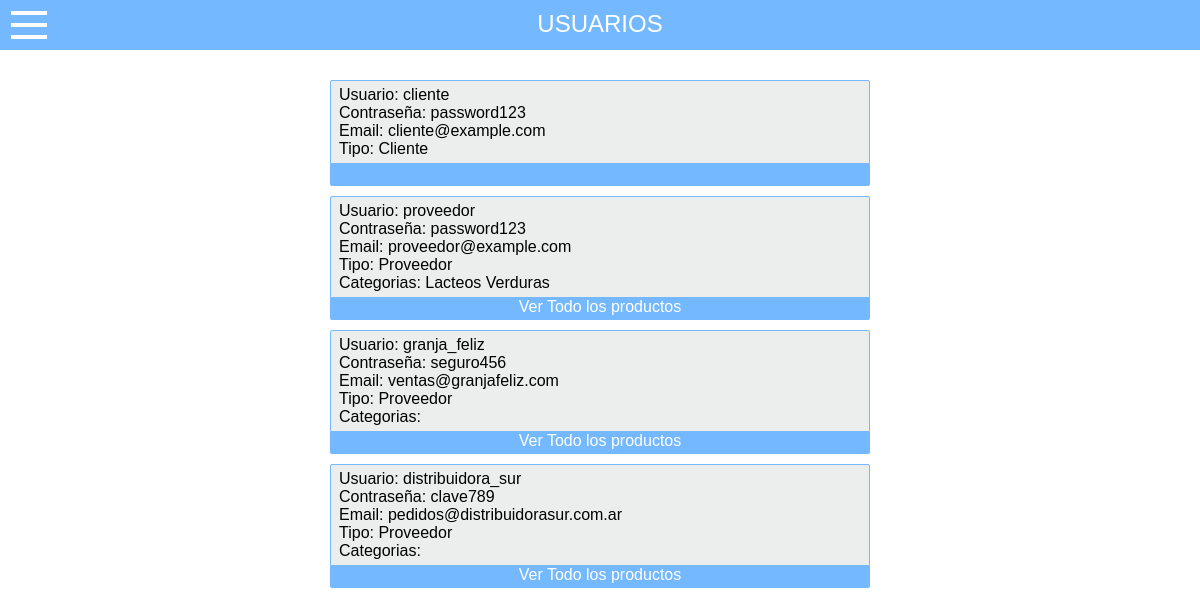
Page /admin/home.php?pagina=listarusuarios (signed in) on the committed database.
### tables this page shows
CREATE TABLE IF NOT EXISTS users (
        user_id INT PRIMARY KEY AUTO_INCREMENT,
        user_loginname VARCHAR(255) NOT NULL UNIQUE,
        user_location VARCHAR(255) DEFAULT 'Rosario, Argentina',
        user_telephone1 VARCHAR(20),
        user_telephone2 VARCHAR(20),
        user_cellphone1 VARCHAR(20),
        user_cellphone2 VARCHAR(20),
        user_contactemail VARCHAR(255) NOT NULL UNIQUE,
        user_website VARCHAR(255),
        user_name VARCHAR(255) NOT NULL,
        user_description TEXT,
        user_photo VARCHAR(255),
        user_type BOOLEAN NOT NULL,   
        user_count INT DEFAULT 0,
        user_password VARCHAR(255) NOT NULL
    );

CREATE TABLE IF NOT EXISTS users_category (
        category_id INT NOT NULL,
        user_id INT NOT NULL,
        FOREIGN KEY (category_id) REFERENCES category(category_id),
        FOREIGN KEY (user_id) REFERENCES users(user_id),
        PRIMARY KEY (category_id, user_id)
    );

CREATE TABLE IF NOT EXISTS category (
        category_id INT PRIMARY KEY AUTO_INCREMENT,
        category_name VARCHAR(255) NOT NULL
    );

### src/includes/content/admin/users.php (the view, shortened to what this page needs)
<div class="articles">
	<div id="list" class="list">
	<?php
		$dbconnection = mysqli_connect($db_server, $db_user, $db_password, $db_name);
		$sentence = "SELECT * FROM users";
		$result = mysqli_query($dbconnection, $sentence);
		$rows = mysqli_num_rows($result);
		if($rows > 0)
		{
			while($row = mysqli_fetch_assoc($result))
			{
				$user_loginname = $row['user_loginname'];
				$user_password = $row['user_password'];
				$user_email = $row['user_contactemail'];
				$type = $row['user_type'];
				echo "<div class='article'>\n";
				echo "Usuario: $user_loginname<br>";
				echo "Contraseña: $user_password<br>";
				echo "Email: $user_email<br>";
				if($type == 1)
				{
					$user_type = 'Cliente';
					echo "Tipo: $user_type<br>";
				}
				else
				{
					$user_type = 'Proveedor';
					echo "Tipo: $user_type<br>";
					echo "Categorias: ";
					$id = $row['user_id'];
					$sentence = "SELECT * FROM users_category join category on category.category_id = users_category.category_id where users_category.user_id = '$id'";
					$result2 = mysqli_query($dbconnection, $sentence);
					$rows = mysqli_num_rows($result2);
					if($rows > 0)
					{
						while($row = mysqli_fetch_assoc($result2))
						{
							$categories = $row['category_name'];
							echo $categories." ";
						}
					}
					echo "<br>";
				}
				echo "</div>\n";
				if($type == 1)
				{
					echo "<span class='edit'></span></a>";
				}else{
					echo "<a href=\"home.php?pagina=providers&usuario=$id\"> <span class='edit'> Ver Todo los productos </span></a>";
				}
			}
		}
		else
		{
			echo "<div class='error'>Aún no hay usuarios cargados</div>";
		}
	?>
	</div>
</div>

### src/styles/main.css (style rules this page uses)
* { margin: 0; padding: 0; box-sizing: inherit; }
html { height: 100%; box-sizing: border-box; }
body { position: relative; padding-bottom: 100px; min-height: 100%; }
a { text-decoration: none; color: inherit; }
.home { background-color: white; }
.articles { width: 100%; margin-top: 30px; text-align: center; }
.articles .list { width: 90%; margin: 20px auto 0 auto; }
.articles .article { width: 100%; background-color: rgba(74, 76, 78, 0.1); padding: 5px 0 5px 8px; text-align: left; font-family: Verdana, Geneva, sans-serif; font-size: 0.8em; border: 1px solid #74b9ff; border-radius: 2px 2px 0 0; }
.articles .edit { display: block; width: 100%; height: 22px; margin-bottom: 10px; background-color: #74b9ff; border-radius: 0 0 2px 2px; color: white; cursor: pointer; }
@media only screen and (min-width: 768px) { body { position: relative; margin: 0; padding-bottom: 100px; min-height: 100%; text-align: center; } }
@media only screen and (min-width: 768px) { .articles { width: 50%; text-align: center; margin: 0 auto; margin-top: 30px; } }
@media only screen and (min-width: 768px) { .articles .article { width: 100%; background-color: rgba(74, 76, 78, 0.1); padding: 5px 0 5px 8px; text-align: left; font-family: Verdana, Geneva, sans-serif; font-size: 1em; border: 1px solid #74b9ff; border-radius: 2px 2px 0 0; } }
@media only screen and (min-width: 768px) { .articles .edit { display: block; width: 100%; height: 22px; margin-bottom: 10px; background-color: #74b9ff; font-family: Verdana, Geneva, sans-serif; font-size: 1em; border-radius: 0 0 2px 2px; color: white; cursor: pointer; } }

### rows in the picture
users: user_loginname "cliente", user_password "password123", user_contactemail "cliente@example.com", user_type "Cliente"
users: user_loginname "proveedor", user_password "password123", user_contactemail "proveedor@example.com", user_type "Proveedor"
users_category: category.category_name "Lacteos"
users_category: category.category_name "Verduras"
users: user_loginname "granja_feliz", user_password "seguro456", user_contactemail "ventas@granjafeliz.com", user_type "Proveedor"
users: user_loginname "distribuidora_sur", user_password "clave789", user_contactemail "pedidos@distribuidorasur.com.ar", user_type "Proveedor"

### other values in the picture
$title "USUARIOS"
